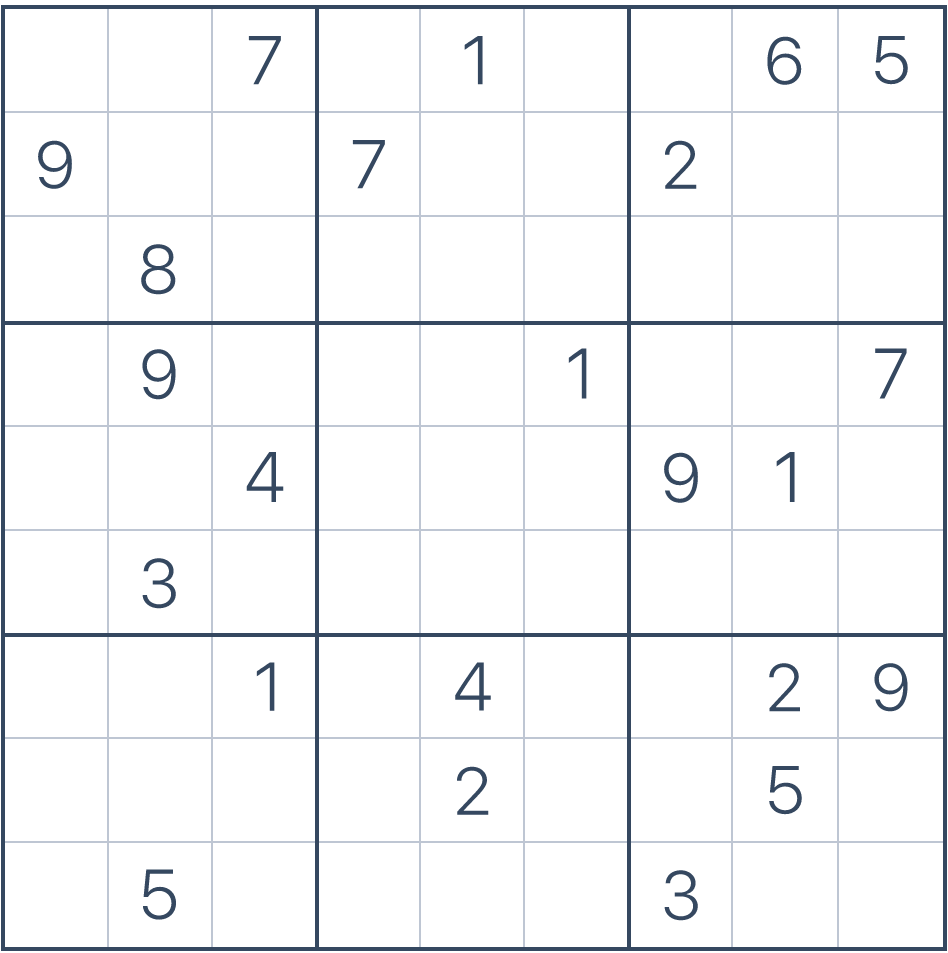
#> input picture difficulty_expert_p1.png, 948 x 953 px
$ jupyter execute sudoku_image_printer.ipynb
#> lines starting #> are read from the running program, lines starting #| are printed output that depends on the picture; after the words box and inside, x2 and y2 are one past the last pixel; in counts of white or black regions, pixels touching at a corner belong together
[cell 1]
import cv2

[cell 2]
# import numpy as np
# import sys
from matplotlib import pyplot as plt

[cell 3]
image = cv2.imread("difficulty_expert_p1.png")
#> image is the input picture: shape (953, 948, 3); mean B, G, R 246.8, 245.4, 244.3

[cell 4]
# making both height and width of the same dimension which is 9 * 28
image = cv2.resize(image, (252,252), interpolation = cv2.INTER_LINEAR)
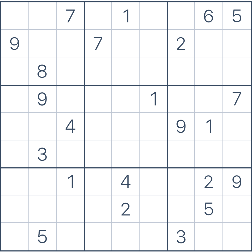
#> image: shape (252, 252, 3); mean B, G, R 246.5, 245, 243.9

[cell 5]
h,w,d = image.shape
#> h = 252; w = 252; d = 3
box = 28

[cell 6]
font = cv2.FONT_HERSHEY_SIMPLEX
fontScale = 0.6
color = (255, 0, 0)
thickness = 1

[cell 7]
for i in range(0,h,box):
    for j in range(0,w,box):
        org = (i+7, j+21)
        text = '5'
        image = cv2.putText(image, text, org, font, fontScale, color, thickness, cv2.LINE_AA)
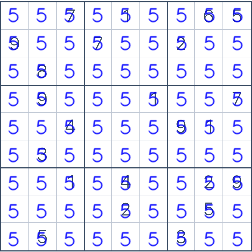
#> image: shape (252, 252, 3); 12.75% of pixels changed, all inside (x1, y1, x2, y2) = (8, 7, 243, 247)

$ run again, with check.png copied over difficulty_expert_p1.png
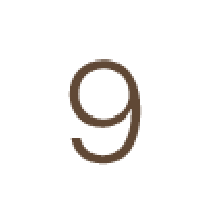
#> input picture check.png, 211 x 206 px
#> image is the input picture: shape (206, 211, 3); mean B, G, R 243.1, 244.2, 245.6
#> after the loop `for i in range(0,h,box):`:
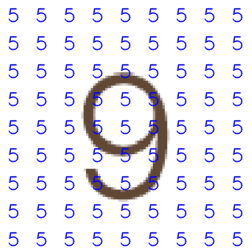
#> image: shape (252, 252, 3); mean B, G, R 243.8, 230.8, 232.1

$ run again, with difficulty_hard_p1.png copied over difficulty_expert_p1.png
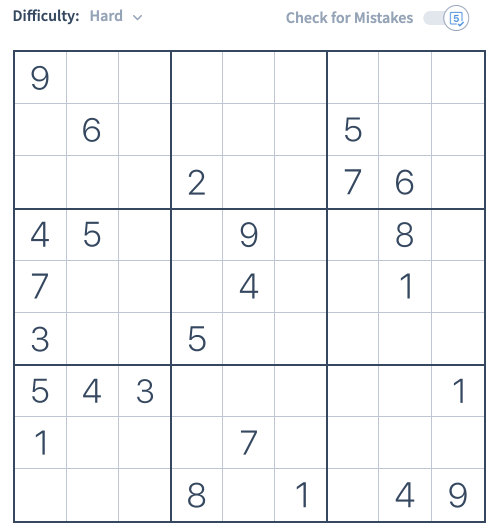
#> input picture difficulty_hard_p1.png, 978 x 1056 px (shown at 1/2 size)
#> image is the input picture: shape (1056, 978, 3); mean B, G, R 247.1, 245.8, 244.7
#> `image = cv2.resize(image, (252,252), interpolation = cv2.INTER_LINEAR)`:
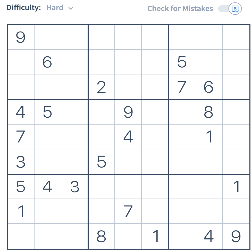
#> image: shape (252, 252, 3); mean B, G, R 246.8, 245.4, 244.3
#> after the loop `for i in range(0,h,box):`:
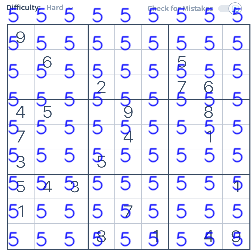
#> image: shape (252, 252, 3); 12.75% of pixels changed, all inside (x1, y1, x2, y2) = (8, 7, 243, 247)

$ run again, with difficulty_hard_p1_copy.png copied over difficulty_expert_p1.png
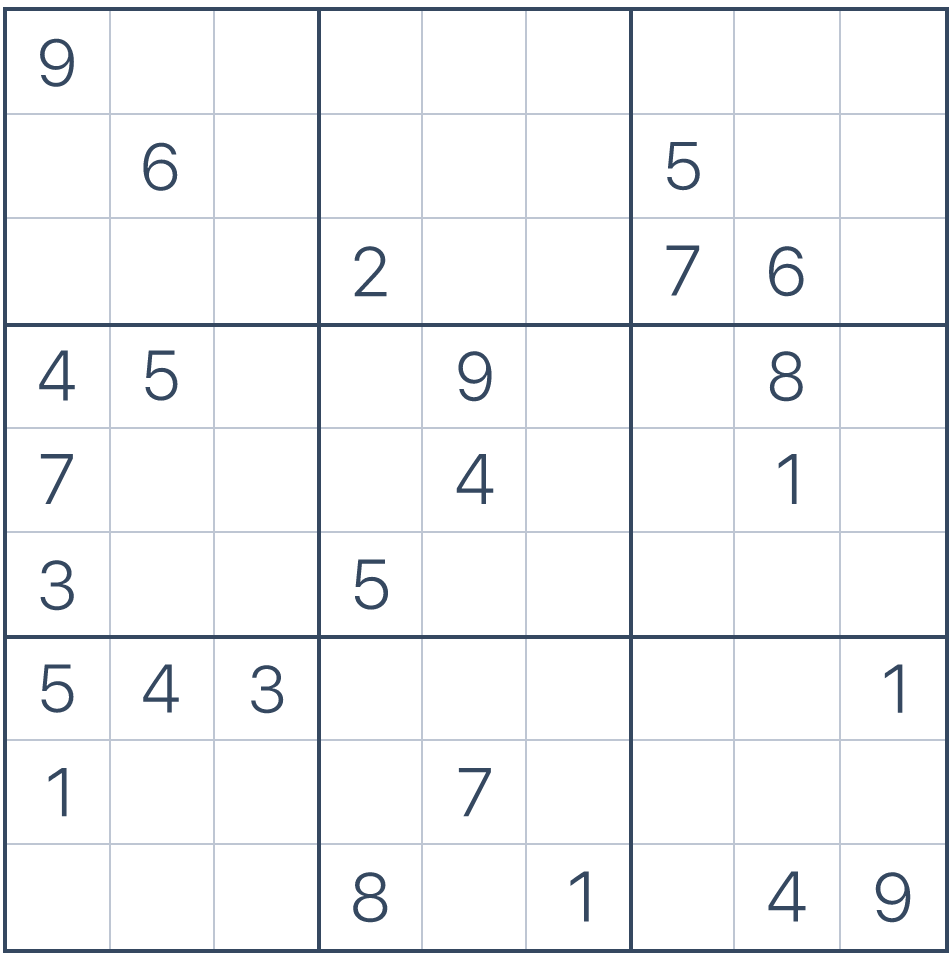
#> input picture difficulty_hard_p1_copy.png, 952 x 956 px
#> image is the input picture: shape (956, 952, 3); mean B, G, R 246.6, 245.2, 244.1
#> `image = cv2.resize(image, (252,252), interpolation = cv2.INTER_LINEAR)`:
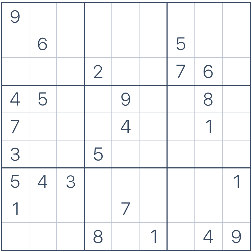
#> image: shape (252, 252, 3); mean B, G, R 246.5, 245.1, 244
#> after the loop `for i in range(0,h,box):`:
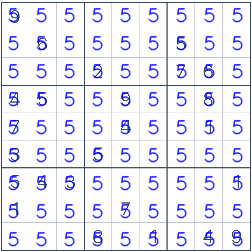
#> image: shape (252, 252, 3); 12.74% of pixels changed, all inside (x1, y1, x2, y2) = (8, 7, 243, 247)
